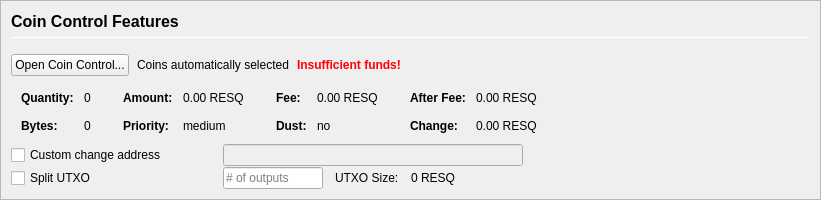
         <widget class="QFrame" name="frameCoinControl">
          <property name="sizePolicy">
           <sizepolicy hsizetype="Expanding" vsizetype="Expanding">
            <horstretch>0</horstretch>
            <verstretch>0</verstretch>
           </sizepolicy>
          </property>
          <property name="maximumSize">
           <size>
            <width>16777215</width>
            <height>16777215</height>
           </size>
          </property>
          <property name="frameShape">
           <enum>QFrame::StyledPanel</enum>
          </property>
          <property name="frameShadow">
           <enum>QFrame::Sunken</enum>
          </property>
          <layout class="QVBoxLayout" name="verticalLayoutCoinControl2">
           <property name="spacing">
            <number>0</number>
           </property>
           <property name="leftMargin">
            <number>0</number>
           </property>
           <property name="topMargin">
            <number>0</number>
           </property>
           <property name="rightMargin">
            <number>0</number>
           </property>
           <property name="bottomMargin">
            <number>0</number>
           </property>
           <item>
            <widget class="QFrame" name="frameCoinControl_BG">
             <layout class="QVBoxLayout" name="verticalLayoutCoinControl" stretch="0,0,0,0,0,0">
              <property name="spacing">
               <number>1</number>
              </property>
              <property name="leftMargin">
               <number>10</number>
              </property>
              <property name="topMargin">
               <number>10</number>
              </property>
              <item>
               <layout class="QHBoxLayout" name="horizontalLayoutCoinControl1">
                <property name="bottomMargin">
                 <number>15</number>
                </property>
                <item>
                 <layout class="QVBoxLayout" name="verticalLayout_3">
                  <property name="spacing">
                   <number>6</number>
                  </property>
                  <item>
                   <widget class="QLabel" name="labelCoinControlFeatures">
                    <property name="sizePolicy">
                     <sizepolicy hsizetype="Preferred" vsizetype="Maximum">
                      <horstretch>0</horstretch>
                      <verstretch>0</verstretch>
                     </sizepolicy>
                    </property>
                    <property name="minimumSize">
                     <size>
                      <width>0</width>
                      <height>20</height>
                     </size>
                    </property>
                    <property name="font">
                     <font>
                      <pointsize>12</pointsize>
                      <weight>75</weight>
                      <bold>true</bold>
                     </font>
                    </property>
                    <property name="styleSheet">
                     <string notr="true">font-weight:bold;</string>
                    </property>
                    <property name="text">
                     <string>Coin Control Features</string>
                    </property>
                   </widget>
                  </item>
                  <item>
                   <widget class="Line" name="line">
                    <property name="minimumSize">
                     <size>
                      <width>0</width>
                      <height>1</height>
                     </size>
                    </property>
                    <property name="maximumSize">
                     <size>
                      <width>16777215</width>
                      <height>1</height>
                     </size>
                    </property>
                    <property name="orientation">
                     <enum>Qt::Horizontal</enum>
                    </property>
                   </widget>
                  </item>
                 </layout>
                </item>
               </layout>
              </item>
              <item>
               <layout class="QHBoxLayout" name="horizontalLayoutCoinControl2" stretch="0,0,0,0">
                <property name="spacing">
                 <number>8</number>
                </property>
                <property name="bottomMargin">
                 <number>10</number>
                </property>
                <item>
                 <widget class="QPushButton" name="pushButtonCoinControl">
                  <property name="styleSheet">
                   <string notr="true"/>
                  </property>
                  <property name="text">
                   <string>Open Coin Control...</string>
                  </property>
                  <property name="autoDefault">
                   <bool>false</bool>
                  </property>
                 </widget>
                </item>
                <item>
                 <widget class="QLabel" name="labelCoinControlAutomaticallySelected">
                  <property name="text">
                   <string>Coins automatically selected</string>
                  </property>
                  <property name="margin">
                   <number>5</number>
                  </property>
                 </widget>
                </item>
                <item>
                 <widget class="QLabel" name="labelCoinControlInsuffFunds">
                  <property name="font">
                   <font>
                    <weight>75</weight>
                    <bold>true</bold>
                   </font>
                  </property>
                  <property name="styleSheet">
                   <string notr="true">color:red;font-weight:bold;</string>
                  </property>
                  <property name="text">
                   <string>Insufficient funds!</string>
                  </property>
                  <property name="margin">
                   <number>5</number>
                  </property>
                 </widget>
                </item>
                <item>
                 <spacer name="horizontalSpacerCoinControl">
                  <property name="orientation">
                   <enum>Qt::Horizontal</enum>
                  </property>
                  <property name="sizeHint" stdset="0">
                   <size>
                    <width>40</width>
                    <height>1</height>
                   </size>
                  </property>
                 </spacer>
                </item>
               </layout>
              </item>
              <item>
               <widget class="QWidget" name="widgetCoinControl" native="true">
                <property name="sizePolicy">
                 <sizepolicy hsizetype="Preferred" vsizetype="Preferred">
                  <horstretch>0</horstretch>
                  <verstretch>0</verstretch>
                 </sizepolicy>
                </property>
                <property name="minimumSize">
                 <size>
                  <width>0</width>
                  <height>0</height>
                 </size>
                </property>
                <property name="styleSheet">
                 <string notr="true"/>
                </property>
                <layout class="QHBoxLayout" name="horizontalLayoutCoinControl5">
                 <property name="leftMargin">
                  <number>0</number>
                 </property>
                 <property name="topMargin">
                  <number>0</number>
                 </property>
                 <property name="rightMargin">
                  <number>0</number>
                 </property>
                 <property name="bottomMargin">
                  <number>0</number>
                 </property>
                 <item>
                  <layout class="QHBoxLayout" name="horizontalLayoutCoinControl3" stretch="0,0,0,1">
                   <property name="spacing">
                    <number>20</number>
                   </property>
                   <property name="topMargin">
                    <number>0</number>
                   </property>
                   <property name="bottomMargin">
                    <number>10</number>
                   </property>
                   <item>
                    <layout class="QFormLayout" name="formLayoutCoinControl1">
                     <property name="horizontalSpacing">
                      <number>10</number>
                     </property>
                     <property name="verticalSpacing">
                      <number>14</number>
                     </property>
                     <property name="leftMargin">
                      <number>10</number>
                     </property>
                     <property name="topMargin">
                      <number>4</number>
                     </property>
                     <property name="rightMargin">
                      <number>6</number>
                     </property>
                     <item row="0" column="0">
                      <widget class="QLabel" name="labelCoinControlQuantityText">
                       <property name="font">
                        <font>
                         <weight>75</weight>
                         <bold>true</bold>
                        </font>
                       </property>
                       <property name="text">
                        <string>Quantity:</string>
                       </property>
                       <property name="margin">
                        <number>0</number>
                       </property>
                      </widget>
                     </item>
                     <item row="0" column="1">
                      <widget class="QLabel" name="labelCoinControlQuantity">
                       <property name="cursor">
                        <cursorShape>IBeamCursor</cursorShape>
                       </property>
                       <property name="contextMenuPolicy">
                        <enum>Qt::ActionsContextMenu</enum>
                       </property>
                       <property name="text">
                        <string notr="true">0</string>
                       </property>
                       <property name="margin">
                        <number>0</number>
                       </property>
                       <property name="textInteractionFlags">
                        <set>Qt::LinksAccessibleByMouse|Qt::TextSelectableByKeyboard|Qt::TextSelectableByMouse</set>
                       </property>
                      </widget>
                     </item>
                     <item row="1" column="0">
                      <widget class="QLabel" name="labelCoinControlBytesText">
                       <property name="font">
                        <font>
                         <weight>75</weight>
                         <bold>true</bold>
                        </font>
                       </property>
                       <property name="text">
                        <string>Bytes:</string>
                       </property>
                      </widget>
                     </item>
                     <item row="1" column="1">
                      <widget class="QLabel" name="labelCoinControlBytes">
                       <property name="cursor">
                        <cursorShape>IBeamCursor</cursorShape>
                       </property>
                       <property name="contextMenuPolicy">
                        <enum>Qt::ActionsContextMenu</enum>
                       </property>
                       <property name="text">
                        <string notr="true">0</string>
                       </property>
                       <property name="textInteractionFlags">
                        <set>Qt::LinksAccessibleByMouse|Qt::TextSelectableByKeyboard|Qt::TextSelectableByMouse</set>
                       </property>
                      </widget>
                     </item>
                    </layout>
                   </item>
                   <item>
                    <layout class="QFormLayout" name="formLayoutCoinControl2">
                     <property name="horizontalSpacing">
                      <number>10</number>
                     </property>
                     <property name="verticalSpacing">
                      <number>14</number>
                     </property>
                     <property name="leftMargin">
                      <number>6</number>
                     </property>
                     <property name="topMargin">
                      <number>4</number>
                     </property>
                     <property name="rightMargin">
                      <number>6</number>
                     </property>
                     <item row="0" column="0">
                      <widget class="QLabel" name="labelCoinControlAmountText">
                       <property name="font">
                        <font>
                         <weight>75</weight>
                         <bold>true</bold>
                        </font>
                       </property>
                       <property name="text">
                        <string>Amount:</string>
                       </property>
                       <property name="margin">
                        <number>0</number>
                       </property>
                      </widget>
                     </item>
                     <item row="0" column="1">
                      <widget class="QLabel" name="labelCoinControlAmount">
                       <property name="cursor">
                        <cursorShape>IBeamCursor</cursorShape>
                       </property>
                       <property name="contextMenuPolicy">
                        <enum>Qt::ActionsContextMenu</enum>
                       </property>
                       <property name="text">
                        <string notr="true">0.00 RESQ</string>
                       </property>
                       <property name="textInteractionFlags">
                        <set>Qt::LinksAccessibleByMouse|Qt::TextSelectableByKeyboard|Qt::TextSelectableByMouse</set>
                       </property>
                      </widget>
                     </item>
                     <item row="1" column="0">
                      <widget class="QLabel" name="labelCoinControlPriorityText">
                       <property name="font">
                        <font>
                         <weight>75</weight>
                         <bold>true</bold>
                        </font>
                       </property>
                       <property name="text">
                        <string>Priority:</string>
                       </property>
                      </widget>
                     </item>
                     <item row="1" column="1">
                      <widget class="QLabel" name="labelCoinControlPriority">
                       <property name="cursor">
                        <cursorShape>IBeamCursor</cursorShape>
                       </property>
                       <property name="contextMenuPolicy">
                        <enum>Qt::ActionsContextMenu</enum>
                       </property>
                       <property name="text">
                        <string>medium</string>
                       </property>
                       <property name="textInteractionFlags">
                        <set>Qt::LinksAccessibleByMouse|Qt::TextSelectableByKeyboard|Qt::TextSelectableByMouse</set>
                       </property>
                      </widget>
                     </item>
                    </layout>
                   </item>
                   <item>
                    <layout class="QFormLayout" name="formLayoutCoinControl3">
                     <property name="horizontalSpacing">
                      <number>10</number>
                     </property>
                     <property name="verticalSpacing">
                      <number>14</number>
                     </property>
                     <property name="leftMargin">
                      <number>6</number>
                     </property>
                     <property name="topMargin">
                      <number>4</number>
                     </property>
                     <property name="rightMargin">
                      <number>6</number>
                     </property>
                     <item row="0" column="0">
                      <widget class="QLabel" name="labelCoinControlFeeText">
                       <property name="font">
                        <font>
                         <weight>75</weight>
                         <bold>true</bold>
                        </font>
                       </property>
                       <property name="text">
                        <string>Fee:</string>
                       </property>
                       <property name="margin">
                        <number>0</number>
                       </property>
                      </widget>
                     </item>
                     <item row="0" column="1">
                      <widget class="QLabel" name="labelCoinControlFee">
                       <property name="cursor">
                        <cursorShape>IBeamCursor</cursorShape>
                       </property>
                       <property name="contextMenuPolicy">
                        <enum>Qt::ActionsContextMenu</enum>
                       </property>
                       <property name="text">
                        <string notr="true">0.00 RESQ</string>
                       </property>
                       <property name="textInteractionFlags">
                        <set>Qt::LinksAccessibleByMouse|Qt::TextSelectableByKeyboard|Qt::TextSelectableByMouse</set>
                       </property>
                      </widget>
                     </item>
                     <item row="1" column="0">
                      <widget class="QLabel" name="labelCoinControlLowOutputText">
                       <property name="font">
                        <font>
                         <weight>75</weight>
                         <bold>true</bold>
                        </font>
                       </property>
                       <property name="text">
                        <string>Dust:</string>
                       </property>
                      </widget>
                     </item>
                     <item row="1" column="1">
                      <widget class="QLabel" name="labelCoinControlLowOutput">
                       <property name="cursor">
                        <cursorShape>IBeamCursor</cursorShape>
                       </property>
                       <property name="contextMenuPolicy">
                        <enum>Qt::ActionsContextMenu</enum>
                       </property>
                       <property name="text">
                        <string>no</string>
                       </property>
                       <property name="textInteractionFlags">
                        <set>Qt::LinksAccessibleByMouse|Qt::TextSelectableByKeyboard|Qt::TextSelectableByMouse</set>
                       </property>
                      </widget>
                     </item>
                    </layout>
                   </item>
                   <item>
                    <layout class="QFormLayout" name="formLayoutCoinControl4">
                     <property name="horizontalSpacing">
                      <number>10</number>
                     </property>
                     <property name="verticalSpacing">
                      <number>14</number>
                     </property>
                     <property name="leftMargin">
                      <number>6</number>
                     </property>
                     <property name="topMargin">
                      <number>4</number>
                     </property>
                     <property name="rightMargin">
                      <number>6</number>
                     </property>
                     <item row="0" column="0">
                      <widget class="QLabel" name="labelCoinControlAfterFeeText">
                       <property name="font">
                        <font>
                         <weight>75</weight>
                         <bold>true</bold>
                        </font>
                       </property>
                       <property name="text">
                        <string>After Fee:</string>
                       </property>
                       <property name="margin">
                        <number>0</number>
                       </property>
                      </widget>
                     </item>
                     <item row="0" column="1">
                      <widget class="QLabel" name="labelCoinControlAfterFee">
                       <property name="cursor">
                        <cursorShape>IBeamCursor</cursorShape>
                       </property>
                       <property name="contextMenuPolicy">
                        <enum>Qt::ActionsContextMenu</enum>
                       </property>
                       <property name="text">
                        <string notr="true">0.00 RESQ</string>
                       </property>
                       <property name="textInteractionFlags">
                        <set>Qt::LinksAccessibleByMouse|Qt::TextSelectableByKeyboard|Qt::TextSelectableByMouse</set>
                       </property>
                      </widget>
                     </item>
                     <item row="1" column="0">
                      <widget class="QLabel" name="labelCoinControlChangeText">
                       <property name="font">
                        <font>
                         <weight>75</weight>
                         <bold>true</bold>
                        </font>
                       </property>
                       <property name="text">
                        <string>Change:</string>
                       </property>
                      </widget>
                     </item>
                     <item row="1" column="1">
                      <widget class="QLabel" name="labelCoinControlChange">
                       <property name="cursor">
                        <cursorShape>IBeamCursor</cursorShape>
                       </property>
                       <property name="contextMenuPolicy">
                        <enum>Qt::ActionsContextMenu</enum>
                       </property>
                       <property name="text">
                        <string notr="true">0.00 RESQ</string>
                       </property>
                       <property name="textInteractionFlags">
                        <set>Qt::LinksAccessibleByMouse|Qt::TextSelectableByKeyboard|Qt::TextSelectableByMouse</set>
                       </property>
                      </widget>
                     </item>
                    </layout>
                   </item>
                  </layout>
                 </item>
                </layout>
               </widget>
              </item>
              <item>
               <layout class="QHBoxLayout" name="horizontalLayoutCoinControl4">
                <property name="spacing">
                 <number>12</number>
                </property>
                <property name="sizeConstraint">
                 <enum>QLayout::SetDefaultConstraint</enum>
                </property>
                <property name="topMargin">
                 <number>0</number>
                </property>
                <property name="rightMargin">
                 <number>0</number>
                </property>
                <item>
                 <widget class="QCheckBox" name="checkBoxCoinControlChange">
                  <property name="sizePolicy">
                   <sizepolicy hsizetype="Preferred" vsizetype="Preferred">
                    <horstretch>0</horstretch>
                    <verstretch>0</verstretch>
                   </sizepolicy>
                  </property>
                  <property name="minimumSize">
                   <size>
                    <width>200</width>
                    <height>0</height>
                   </size>
                  </property>
                  <property name="maximumSize">
                   <size>
                    <width>200</width>
                    <height>16777215</height>
                   </size>
                  </property>
                  <property name="toolTip">
                   <string>If this is activated, but the change address is empty or invalid, change will be sent to a newly generated address.</string>
                  </property>
                  <property name="text">
                   <string>Custom change address</string>
                  </property>
                 </widget>
                </item>
                <item>
                 <widget class="QValidatedLineEdit" name="lineEditCoinControlChange">
                  <property name="enabled">
                   <bool>false</bool>
                  </property>
                  <property name="sizePolicy">
                   <sizepolicy hsizetype="Preferred" vsizetype="Preferred">
                    <horstretch>0</horstretch>
                    <verstretch>0</verstretch>
                   </sizepolicy>
                  </property>
                  <property name="minimumSize">
                   <size>
                    <width>300</width>
                    <height>0</height>
                   </size>
                  </property>
                 </widget>
                </item>
                <item>
                 <widget class="QLabel" name="labelCoinControlChangeLabel">
                  <property name="sizePolicy">
                   <sizepolicy hsizetype="Preferred" vsizetype="Preferred">
                    <horstretch>0</horstretch>
                    <verstretch>0</verstretch>
                   </sizepolicy>
                  </property>
                  <property name="minimumSize">
                   <size>
                    <width>100</width>
                    <height>0</height>
                   </size>
                  </property>
                  <property name="text">
                   <string/>
                  </property>
                  <property name="margin">
                   <number>3</number>
                  </property>
                 </widget>
                </item>
               </layout>
              </item>
              <item>
               <layout class="QHBoxLayout" name="horizontalLayoutCoinControl6">
                <property name="spacing">
                 <number>12</number>
                </property>
                <property name="rightMargin">
                 <number>0</number>
                </property>
                <item>
                 <widget class="QCheckBox" name="splitBlockCheckBox">
                  <property name="sizePolicy">
                   <sizepolicy hsizetype="Preferred" vsizetype="Preferred">
                    <horstretch>0</horstretch>
                    <verstretch>0</verstretch>
                   </sizepolicy>
                  </property>
                  <property name="minimumSize">
                   <size>
                    <width>200</width>
                    <height>0</height>
                   </size>
                  </property>
                  <property name="maximumSize">
                   <size>
                    <width>200</width>
                    <height>16777215</height>
                   </size>
                  </property>
                  <property name="text">
                   <string>Split UTXO</string>
                  </property>
                 </widget>
                </item>
                <item>
                 <widget class="QLineEdit" name="splitBlockLineEdit">
                  <property name="sizePolicy">
                   <sizepolicy hsizetype="Preferred" vsizetype="Preferred">
                    <horstretch>50</horstretch>
                    <verstretch>0</verstretch>
                   </sizepolicy>
                  </property>
                  <property name="minimumSize">
                   <size>
                    <width>100</width>
                    <height>0</height>
                   </size>
                  </property>
                  <property name="maximumSize">
                   <size>
                    <width>100</width>
                    <height>16777215</height>
                   </size>
                  </property>
                  <property name="placeholderText">
                   <string># of outputs</string>
                  </property>
                 </widget>
                </item>
                <item>
                 <widget class="QLabel" name="labelBlockSizeText">
                  <property name="text">
                   <string>UTXO Size:</string>
                  </property>
                 </widget>
                </item>
                <item>
                 <widget class="QLabel" name="labelBlockSize">
                  <property name="text">
                   <string>0 RESQ</string>
                  </property>
                 </widget>
                </item>
                <item>
                 <spacer name="horizontalSpacer_7">
                  <property name="orientation">
                   <enum>Qt::Horizontal</enum>
                  </property>
                  <property name="sizeHint" stdset="0">
                   <size>
                    <width>40</width>
                    <height>20</height>
                   </size>
                  </property>
                 </spacer>
                </item>
               </layout>
              </item>
              <item>
               <spacer name="verticalSpacerCoinControl">
                <property name="orientation">
                 <enum>Qt::Vertical</enum>
                </property>
                <property name="sizeHint" stdset="0">
                 <size>
                  <width>800</width>
                  <height>1</height>
                 </size>
                </property>
               </spacer>
              </item>
             </layout>
            </widget>
           </item>
          </layout>
         </widget>
